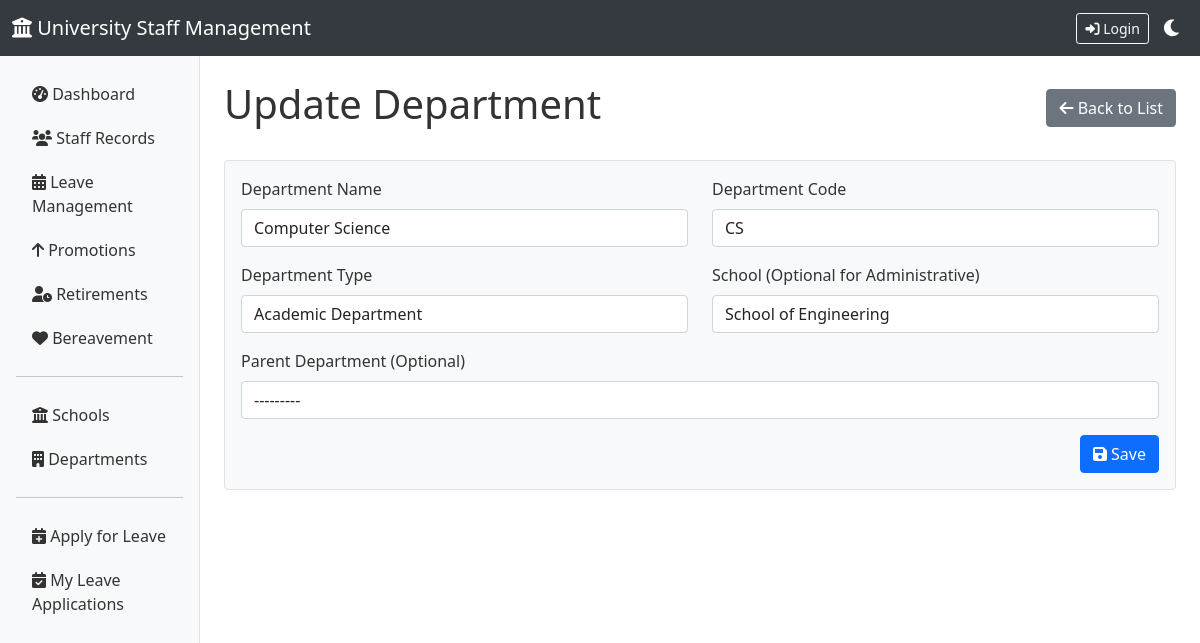
The app's page /departments/8/edit/ with its own data.
### staff/models.py (models this page shows)
class Department(models.Model):
    DEPARTMENT_TYPES = [
        ('academic', 'Academic Department'),
        ('administrative', 'Administrative Department'),
    ]
    name = models.CharField(max_length=200)
    code = models.CharField(max_length=10, unique=True)
    school = models.ForeignKey(School, on_delete=models.CASCADE, null=True, blank=True)
    department_type = models.CharField(max_length=20, choices=DEPARTMENT_TYPES, default='academic')
    parent_department = models.ForeignKey('self', on_delete=models.CASCADE, null=True, blank=True, related_name='sub_departments')
    created_at = models.DateTimeField(auto_now_add=True)
    def __str__(self):
        if self.school:
            return f"{self.name} - {self.school.name}"
        return self.name

### staff/views.py (the view)
# urls.py: path('departments/<int:pk>/edit/', views.department_update, name='department_update'),
def department_update(request, pk):
    department = get_object_or_404(Department, pk=pk)
    if request.method == 'POST':
        form = DepartmentForm(request.POST, instance=department)
        if form.is_valid():
            form.save()
            messages.success(request, 'Department updated successfully!')
            return redirect('department_list')
    else:
        form = DepartmentForm(instance=department)
    return render(request, 'staff/department_form.html', {'form': form, 'title': 'Update Department'})

### staff/forms.py
class DepartmentForm(forms.ModelForm):
    class Meta:
        model = Department
        fields = ['name', 'code', 'school', 'department_type', 'parent_department']
        widgets = {
            'name': forms.TextInput(attrs={'class': 'form-control'}),
            'code': forms.TextInput(attrs={'class': 'form-control'}),
            'school': forms.Select(attrs={'class': 'form-control'}),
            'department_type': forms.Select(attrs={'class': 'form-control'}),
            'parent_department': forms.Select(attrs={'class': 'form-control'}),
        }
    def __init__(self, *args, **kwargs):
        super().__init__(*args, **kwargs)
        self.fields['school'].required = False
        self.fields['parent_department'].required = False

### staff/context_processors.py (called while the page is built, shortened)
def user_context(request):
    context = {
        'is_hrmo': False,
        'staff_record': None,
    }
    return context

### staff/models.py (called while the page is built)
    def __str__(self):
        return self.name

### staff/templates/staff/department_form.html (shortened to what this page needs)
{% extends 'staff/base.html' %}
{% block content %}
<div class="d-flex justify-content-between align-items-center mb-4">
    <h1>{{ title }}</h1>
    <a href="{% url 'department_list' %}" class="btn btn-secondary">
        <i class="fas fa-arrow-left"></i> Back to List
    </a>
</div>
<div class="card">
    <div class="card-body">
        <form method="post">
            <div class="row">
                <div class="col-md-6">
                    <div class="mb-3">
                        <label for="{{ form.name.id_for_label }}" class="form-label">Department Name</label>
                        {{ form.name }}
                    </div>
                </div>
                <div class="col-md-6">
                    <div class="mb-3">
                        <label for="{{ form.code.id_for_label }}" class="form-label">Department Code</label>
                        {{ form.code }}
                    </div>
                </div>
            </div>
            <div class="row">
                <div class="col-md-6">
                    <div class="mb-3">
                        <label for="{{ form.department_type.id_for_label }}" class="form-label">Department Type</label>
                        {{ form.department_type }}
                    </div>
                </div>
                <div class="col-md-6">
                    <div class="mb-3">
                        <label for="{{ form.school.id_for_label }}" class="form-label">School (Optional for Administrative)</label>
                        {{ form.school }}
                    </div>
                </div>
            </div>
            <div class="mb-3">
                <label for="{{ form.parent_department.id_for_label }}" class="form-label">Parent Department (Optional)</label>
                {{ form.parent_department }}
            </div>
            <div class="d-grid gap-2 d-md-flex justify-content-md-end">
                <button type="submit" class="btn btn-primary">
                    <i class="fas fa-save"></i> Save
                </button>
            </div>
        </form>
    </div>
</div>
{% endblock %}

### staff/templates/staff/base.html (style rules this page uses)
:root { --bg-color: #ffffff; --text-color: #333333; --card-bg: #f8f9fa; --border-color: #dee2e6; --navbar-bg: #343a40; }
body { background-color: var(--bg-color); color: var(--text-color); transition: all 0.3s ease; }
.card { background-color: var(--card-bg); border-color: var(--border-color); }

### records on screen
Department: name "Computer Science", code "CS", department_type "Academic Department", school "School of Engineering", parent_department "---------"

### other values on screen
{{ title }} "Update Department"
